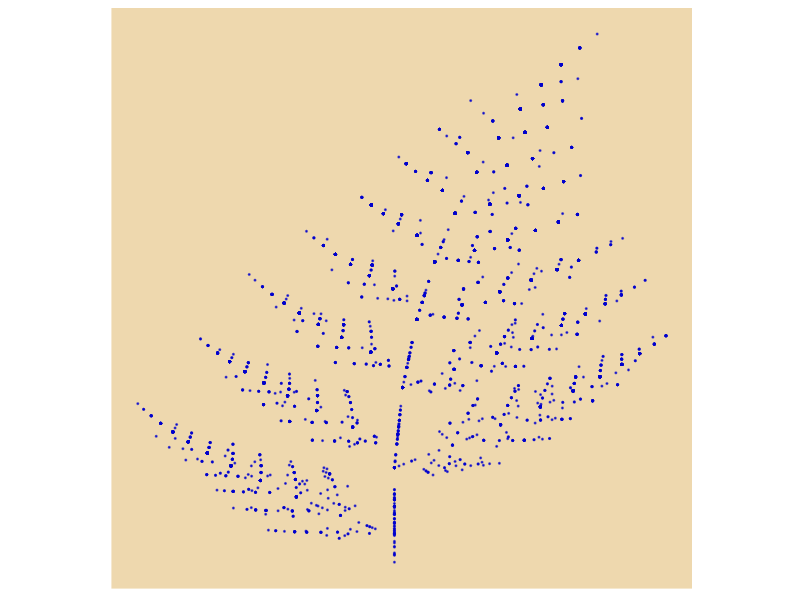

Recreate this plot in R.
## Drawing the Barnsley fern
library(tidyverse)
library(abind)
library(assertthat)
library(raster)

## Based on
## https://jp.mathworks.com/matlabcentral/communitycontests/contests/4/entries/586
g_next_edges <- c(rep.int(x = 1:4, times = c(1, 85, 7, 7)))
invisible(assertthat::assert_that(NROW(g_next_edges) == 100))

g_transform_set <- array(
  data = c(
    0.0, 0.85, -0.15, 0.20,
    0.0, -0.04, 0.26, 0.23,
    0.0, 0.04, 0.28, -0.26,
    0.16, 0.85, 0.24, 0.22
  ),
  dim = c(4, 2, 2)
)

g_translate_set <- array(
  data = c(
    0.0, 0.0, 0.0, 0.0,
    0.0, 1.6, 1.6, 0.44
  ),
  dim = c(4, 1, 2)
)

select_next_edges <- function(n_edges) {
  max_num <- NROW(g_next_edges)
  indexes <- raster::clamp(
    x = ceiling(runif(n = n_edges, min = 0, max = max_num)),
    lower = 1, upper = max_num
  )
  g_next_edges[indexes]
}

## rows: x and y coordinates, cols = points
make_point_transform <- function(edges) {
  n_edges <- NROW(edges)
  transform_set <- array(data = 0.0, dim = c(n_edges, 2, 2))
  translate_set <- array(data = 0.0, dim = c(n_edges, 1, 2))

  purrr::map(seq_along(edges), function(i) {
    edge <- edges[i]
    transform_set[i, , ] <<- g_transform_set[edge, , , drop = FALSE]
    translate_set[i, , ] <<- g_translate_set[edge, , , drop = FALSE]
  })

  list(transform = transform_set, translate = translate_set)
}

transform_points <- function(points) {
  n_points <- NROW(points)
  next_edges <- select_next_edges(n_points)
  point_transform_set <- make_point_transform(next_edges)

  next_points <- array(data = 0.0, dim = c(n_points, 1, 2))
  purrr::map(seq_len(n_points), function(i) {
    next_points[i, , ] <<- point_transform_set$transform[i, , ] %*% points[i, , , drop = FALSE]
    NULL
  })

  next_points + point_transform_set$translate
}

make_fern <- function(n_iter) {
  initial_point <- array(data = c(0.0, 0.0), dim = c(1, 1, 2))

  purrr::reduce(.x = seq_len(n_iter), .init = list(points = initial_point), .f = function(acc, i) {
    new_points <- transform_points(acc$points)
    list(points = abind::abind(acc$points, new_points, along = 1))
  })
}

draw_fern <- function(fern) {
  xs <- fern$points[,,1]
  ys <- fern$points[,,2]
  df <- tibble::tibble(x = xs, y = ys)

  g <- ggplot(df)
  g <- g + geom_point(aes(x = x, y = y), color = "mediumblue", size = 0.2, alpha = 0.6, shape = 8)
  g <- g + theme_light()
  g <- g + theme(
    aspect.ratio = 1.0, panel.background = element_rect(fill = "wheat2"),
    panel.border = element_blank(), axis.ticks = element_blank(),
    panel.grid.major = element_blank(), panel.grid.minor = element_blank(),
    axis.text = element_blank(), axis.title = element_blank()
  )
  ggsave(filename = "bernsley_fern.png", plot = g, width = 512, height = 512, units = "px")
  g
}

fern <- make_fern(13)
img <- draw_fern(fern)
